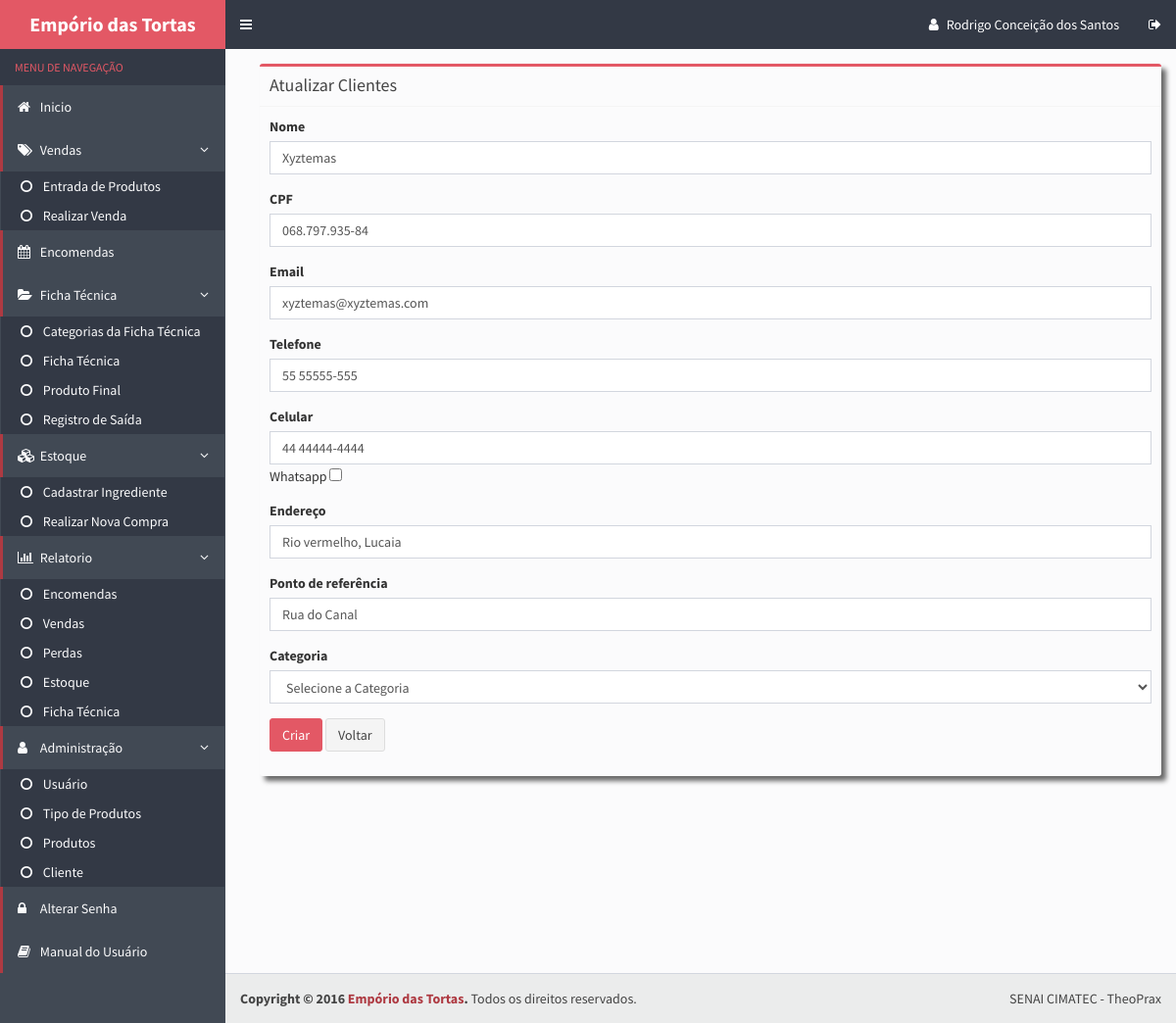
Screenshot of /forms/atualizar_cliente.php?id=20 (signed in) with the database file from the repository.
### tables this page shows
CREATE TABLE IF NOT EXISTS `clientes` (
  `cod_cliente` int(11) NOT NULL AUTO_INCREMENT,
  `nome` varchar(100) NOT NULL,
  `cpf` varchar(14) NOT NULL,
  `email` varchar(150) DEFAULT NULL,
  `telefone` varchar(15) DEFAULT NULL,
  `endereco` varchar(400) DEFAULT NULL,
  `cnpj` varchar(19) NOT NULL,
  `celular` varchar(15) DEFAULT NULL,
  `whats` enum('f','t') NOT NULL DEFAULT 'f',
  `ponto_referencia` varchar(100) NOT NULL,
  `categoria_cliente` varchar(30) NOT NULL,
  PRIMARY KEY (`cod_cliente`),
  UNIQUE KEY `cpf_2` (`cpf`),
  UNIQUE KEY `cpf` (`cpf`,`email`)
);

### forms/Atualizar_Cliente.php (the view, shortened to what this page needs)
<?php
	$id = null;
	if ( !empty($_GET['id'])) {
		$id = $_REQUEST['id'];
	}
	if ( !empty($_POST)) {
		if(isset($_POST['whats']))
		{
			$whats = $_POST['whats'];
		}
		else
		{
			$whats = 'f';
		}
		$nomeError = null;
		$cpfError = null;
		$emailError = null;
		$telefoneError = null;
		$celularError = null;
		$whatsError = null;
		$enderecoError = null;
		$ponto_referenciaError = null;
		$categoria_clienteError = null;
		$nome = $_POST['nomecliente'];
		$cpf = $_POST['cpf'];
		$email = $_POST['email'];
		$telefone = $_POST['telefone'];
		$celular = $_POST['celular'];
		$endereco = $_POST['endereco'];
		$ponto_referencia = $_POST['ponto_referencia'];
		$categoria_cliente = $_POST['categoria_cliente'];
		$valid = true;
		if (empty($nome)) {
			$nomeError = 'Please enter Name';
			$valid = false;
		}
		if (empty($cpf)) {
			$cpfError = 'Por favor digite seu cpf';
			$valid = false;
		}
		if (empty($email)) {
			$emailError = 'Por favor digite um email';
			$valid = false;
		} else if ( !filter_var($email,FILTER_VALIDATE_EMAIL) ) {
			$emailError = 'Por favor digite um email válido';
			$valid = false;
		}
		if (empty($telefone)) {
			$telefoneError = 'Por favor digite um telefone';
			$valid = false;
		}
		if (empty($celular)) {
			$celularError = 'Por favor digite um celular';
			$valid = false;
		}
		if (empty($whats)) {
			$whatsError = 'Informe se tem whatsapp';
			$valid = false;
		}
		if (empty($endereco)) {
			$enderecoError = 'Por favor digite um endereço';
			$valid = false;
		}
		if (empty($ponto_referencia)) {
			$ponto_referenciaError = 'Por favor digite um ponto de referência';
			$valid = false;
		}
		if (empty($categoria_cliente)) {
			$categoria_clienteError = 'Por favor digite a categoria do cliente';
			$valid = false;
		}
		if ($valid) {
				try{
			$pdo = Database::connect();
			$pdo->setAttribute(PDO::ATTR_ERRMODE, PDO::ERRMODE_EXCEPTION);
			$sql = "UPDATE clientes set nome = ?, cpf = ?, email = ?, telefone = ?,celular = ?, whats=?, endereco = ?,ponto_referencia = ?, categoria_cliente = ? WHERE cod_cliente = ?";
			$q = $pdo->prepare($sql);
			$q->execute(array($nome,$cpf,$email,$telefone,$celular,$whats,$endereco,$ponto_referencia,$categoria_cliente,$id));
			echo "<script>
					alert('Atualizado com Sucesso!');
					window.location.href = '../cliente.php';
					</script>";
		}  catch (PDOException $e) {
			echo "<script>
					alert('ERRO: Esse CPF Já existe');
					window.location.href = 'Atualizar_Clientes.php?id='$id;
					</script>";
		}
			Database::disconnect();
		}
	} else{
		$pdo = Database::connect();
		$pdo->setAttribute(PDO::ATTR_ERRMODE, PDO::ERRMODE_EXCEPTION);
		$sql = "SELECT * FROM clientes where cod_cliente = ?";
		$q = $pdo->prepare($sql);
		$q->execute(array($id));
		$data = $q->fetch(PDO::FETCH_ASSOC);
		$nome = $data['nome'];
		$cpf = $data['cpf'];
		$email = $data['email'];
		$telefone = $data['telefone'];
		$celular = $data['celular'];
		$endereco = $data['endereco'];
		$ponto_referencia = $data['ponto_referencia'];
		}
?>
<!DOCTYPE html>
<html>
  <head>
    <link rel="stylesheet" href="../bootstrap/css/bootstrap.css">
    <link rel="stylesheet" href="https://maxcdn.bootstrapcdn.com/font-awesome/4.4.0/css/font-awesome.min.css">
    <link rel="stylesheet" href="https://code.ionicframework.com/ionicons/2.0.1/css/ionicons.min.css">
    <link rel="stylesheet" href="../dist/css/AdminLTE.css">
    <link rel="stylesheet" href="../dist/css/skins/skin-blue.css">
  	<link rel="stylesheet" href="../_scripts/bootstrap-chosen.css"/>
  </head>
  <body class="hold-transition skin-blue sidebar-mini">
    <div class="wrapper">
      <?php include_once("includes/header.php") ?>
      <?php include_once("includes/menu.php") ?>
      <div class="content-wrapper">
        <section class="content">
          <div class="row">
            <div class="col-md-12">
              <div class="box box-warning">
                <div class="box-header with-border">
                  <h3 class="box-title">Atualizar Clientes</h3>
                </div>
                <div class="box-body">
                <form class="form-group" action="Atualizar_Cliente.php?id=<?php echo $id?>" method="post">
                    <div class="form-group">
                      <label>Nome</label>
                      <input type="text" class="form-control" name="nomecliente" required="required"  value="<?php echo !empty($nome)?$nome:'';?>">
                    </div>
                    <div class="form-group">
                      <label>CPF</label>
                      <input type="text" class="form-control" name="cpf" id="cpf" value="<?php echo !empty($cpf)?$cpf:'';?>" onblur="javascript: validarCPF(this.value);" onkeypress="javascript: mascara(this, cpf_mask);"  maxlength="14" />
                    </div>
                    <div class="form-group">
                  <label>Email</label>
                      <input type="text" class="form-control" id="inputGroupSuccess2" aria-describedby="inputGroupSuccess2Status" name="email" required="required" value="<?php echo !empty($email)?$email:'';?>">
                    </div>
                    <div class="form-group">
                      <label>Telefone</label>
                      <input type="tel" class="form-control" name="telefone" maxlength="13" OnKeyPress="formatar('## #####-####', this)" value="<?php echo !empty($telefone)?$telefone:'';?>">
                    </div>
                    <div class="form-group">
                      <label>Celular</label>
                      <input type="tel" class="form-control" name="celular" maxlength="13" OnKeyPress="formatar('## #####-####', this)"  value="<?php echo !empty($telefone)?$celular:'';?>">
	                       Whatsapp <input type="checkbox" name="whats" id ="whats" value="t">
                    </div>
                    <div class="form-group">
                      <label>Endereço</label>
                      <input type="text" class="form-control" name="endereco" required="required"  value="<?php echo !empty($endereco)?$endereco:'';?>">
                    </div>
                    <div class="form-group">
                      <label>Ponto de referência</label>
                      <input type="text" class="form-control" name="ponto_referencia" required="required"  value="<?php echo !empty($ponto_referencia)?$ponto_referencia:'';?>">
                    </div>
                    <div class="form-group">
                      <label>Categoria</label>
                      <select class="form-control"  name="categoria_cliente" id="categoria_cliente" value="<?php echo !empty($categoria)?$categoria:'';?>">
                        <option >Selecione a Categoria</option>
                      </select>
                    </div>
                    <button type="submit" class="btn btn-danger">Criar</button>
                    <a class="btn btn-default" href="../cliente.php">Voltar</a>
                  </form>
                </div>
              </div>
            </div>
          </div>
        </section>
      </div>
      <?php include_once("includes/footer.php") ?>
  </body>
</html>

### rows the page displays
clientes: nomecliente "Xyztemas", cpf "068.797.935-84", email "xyztemas@xyztemas.com", telefone "55 55555-555", celular "44 44444-4444", endereco "Rio vermelho, Lucaia", ponto_referencia "Rua do Canal"

### other values shown
$_SESSION['UsuarioNome'] "Rodrigo Conceição dos Santos"
